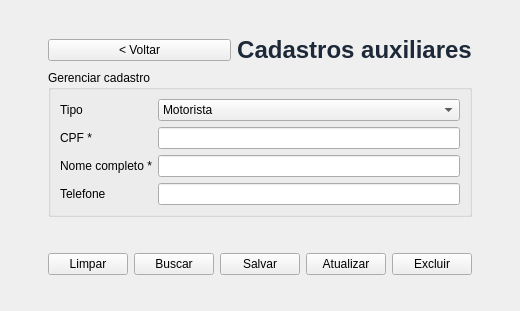
<?xml version="1.0" encoding="UTF-8"?>
<ui version="4.0">
 <class>ViewCadastros</class>
 <widget class="QWidget" name="ViewCadastros">
  <property name="windowTitle"><string>Cadastros auxiliares</string></property>
  <layout class="QVBoxLayout" name="v">
   <property name="leftMargin"><number>48</number></property>
   <property name="topMargin"><number>36</number></property>
   <property name="rightMargin"><number>48</number></property>
   <property name="bottomMargin"><number>36</number></property>
   <item>
    <layout class="QHBoxLayout" name="top">
     <item><widget class="QPushButton" name="btnVoltar"><property name="text"><string>&lt; Voltar</string></property></widget></item>
     <item><widget class="QLabel" name="titulo"><property name="text"><string>Cadastros auxiliares</string></property><property name="alignment"><set>Qt::AlignCenter</set></property><property name="styleSheet"><string notr="true">font-size:24px;font-weight:700;color:#1d2939;</string></property></widget></item>
    </layout>
   </item>
   <item>
    <widget class="QGroupBox" name="grupo">
     <property name="title"><string>Gerenciar cadastro</string></property>
     <layout class="QFormLayout" name="form">
      <item row="0" column="0"><widget class="QLabel" name="lTipo"><property name="text"><string>Tipo</string></property></widget></item>
      <item row="0" column="1">
       <widget class="QComboBox" name="cmbTipo">
        <item><property name="text"><string>Motorista</string></property></item>
        <item><property name="text"><string>Ve&#237;culo</string></property></item>
        <item><property name="text"><string>Auxiliar de viagem</string></property></item>
       </widget>
      </item>
      <item row="1" column="0"><widget class="QLabel" name="lblChave"><property name="text"><string>CPF *</string></property></widget></item>
      <item row="1" column="1"><widget class="QLineEdit" name="txtChave"/></item>
      <item row="2" column="0"><widget class="QLabel" name="lblNome"><property name="text"><string>Nome completo *</string></property></widget></item>
      <item row="2" column="1"><widget class="QLineEdit" name="txtNome"/></item>
      <item row="3" column="0"><widget class="QLabel" name="lblTelefone"><property name="text"><string>Telefone</string></property></widget></item>
      <item row="3" column="1"><widget class="QLineEdit" name="txtTelefone"/></item>
     </layout>
    </widget>
   </item>
   <item><widget class="QLabel" name="lblMensagem"><property name="minimumSize"><size><width>0</width><height>24</height></size></property></widget></item>
   <item>
    <layout class="QHBoxLayout" name="actions">
     <item><widget class="QPushButton" name="btnLimpar"><property name="text"><string>Limpar</string></property></widget></item>
     <item><widget class="QPushButton" name="btnBuscar"><property name="text"><string>Buscar</string></property></widget></item>
     <item><widget class="QPushButton" name="btnSalvar"><property name="text"><string>Salvar</string></property></widget></item>
     <item><widget class="QPushButton" name="btnAtualizar"><property name="text"><string>Atualizar</string></property></widget></item>
     <item><widget class="QPushButton" name="btnExcluir"><property name="text"><string>Excluir</string></property></widget></item>
    </layout>
   </item>
  </layout>
 </widget>
 <resources/>
 <connections/>
</ui>
